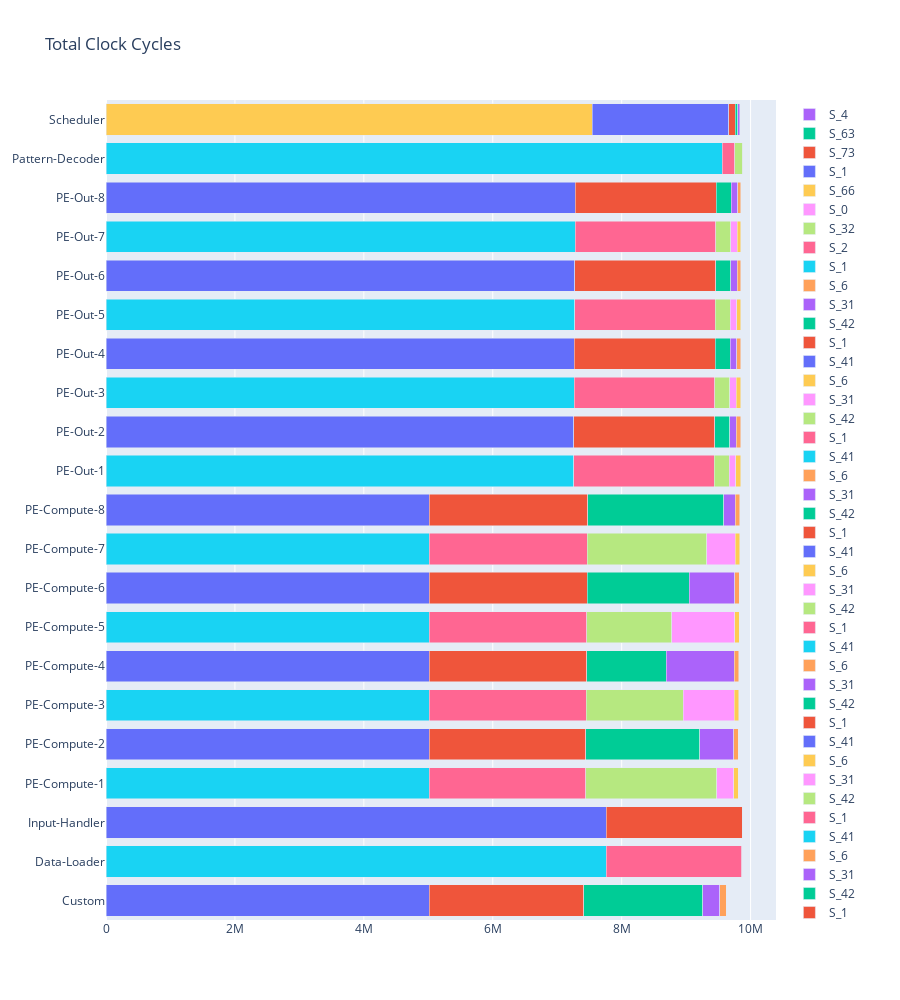

This figure's notebook cell:
### Code cell
import plotly.graph_objects as go

def plot_profiles(folder, show_all=False, show_x=1):
  def plot_h(df):
    for index, row in df.iterrows():
      for col in df.columns:
        if not col.startswith("T_"):
          row = row.drop([col])

      T_rows = [row.split("_")[1] for row in df.columns if row.startswith("T_")]
      T_rows = list(set(T_rows))
      T_rows = sorted(T_rows)
      all_data = []
      for T_row in T_rows:
        all_T_row_cols = [row for row in df.columns if row.startswith("T_" + T_row)]
        ndf = df[all_T_row_cols].sort_values(by=0, axis=1, ascending=True)

        ndf = ndf.iloc[index]
        ndf = ndf.rename(T_row)
        ndf = ndf.to_frame().T
        ndf = ndf.T.nlargest(5, T_row).T  # Select top 5 values
        legends = [
          i.replace("T_", "").replace(T_row, "S") for i in list(ndf.columns)
        ]

        total_cycles = ndf.sum(axis=1).values[0]
        for legend, value in zip(legends, ndf.values[0]):
          percentage = (value / total_cycles) * 100
          all_data.append((T_row, legend, value, percentage))

      fig = go.Figure()
      for T_row, legend, value, percentage in all_data:
        fig.add_trace(go.Bar(
          y=[T_row],
          x=[value],
          orientation='h',
          name=legend,
          hovertext=f'{legend}: {value} ({percentage:.2f}%)',
          hoverinfo='text'
        ))

      fig.update_layout(
        title="Total Clock Cycles",
        barmode='stack',
        height=1000  # Adjust the height as needed
      )

      fig.update_traces(
        hoverlabel=dict(font=dict(color='black'))
      )

      fig.show()

  profs = sorted(os.listdir(folder), key=lambda x: os.path.getctime(folder + x))
  profs.reverse()
  for prof in profs:
    filename = folder + prof
    df = pd.read_csv(filename, sep=",", header=0)
    print(prof)
    plot_h(df)
    show_x -= 1
    if show_x == 0 and not show_all:
      break

folder = "/home/jude/Workspace/SECDA-TFLite_v1.2/tensorflow/.data/"
# Example usage
plot_profiles(folder, show_all=False, show_x=1)

### Figure 1 — Plotly figure (JSON) as saved in the notebook; plotly's stock layout.template omitted (floating-point values rounded to 4 significant figures)
{"data": [{"hoverinfo": "text", "hoverlabel": {"font": {"color": "black"}}, "hovertext": "S_166010: 5011200 (52.06%)", "name": "S_166010", "orientation": "h", "type": "bar", "x": [5011200], "y": ["Custom"]}, {"hoverinfo": "text", "hoverlabel": {"font": {"color": "black"}}, "hovertext": "S_166007: 2402304 (24.96%)", "name": "S_166007", "orientation": "h", "type": "bar", "x": [2402304], "y": ["Custom"]}, {"hoverinfo": "text", "hoverlabel": {"font": {"color": "black"}}, "hovertext": "S_301006: 1841984 (19.14%)", "name": "S_301006", "orientation": "h", "type": "bar", "x": [1841984], "y": ["Custom"]}, {"hoverinfo": "text", "hoverlabel": {"font": {"color": "black"}}, "hovertext": "S_301002: 263296 (2.74%)", "name": "S_301002", "orientation": "h", "type": "bar", "x": [263296], "y": ["Custom"]}, {"hoverinfo": "text", "hoverlabel": {"font": {"color": "black"}}, "hovertext": "S_173006: 106496 (1.11%)", "name": "S_173006", "orientation": "h", "type": "bar", "x": [106496], "y": ["Custom"]}, {"hoverinfo": "text", "hoverlabel": {"font": {"color": "black"}}, "hovertext": "S_1: 7758875 (78.58%)", "name": "S_1", "orientation": "h", "type": "bar", "x": [7758875], "y": ["Data-Loader"]}, {"hoverinfo": "text", "hoverlabel": {"font": {"color": "black"}}, "hovertext": "S_3: 2105344 (21.32%)", "name": "S_3", "orientation": "h", "type": "bar", "x": [2105344], "y": ["Data-Loader"]}, {"hoverinfo": "text", "hoverlabel": {"font": {"color": "black"}}, "hovertext": "S_4: 8192 (0.08%)", "name": "S_4", "orientation": "h", "type": "bar", "x": [8192], "y": ["Data-Loader"]}, {"hoverinfo": "text", "hoverlabel": {"font": {"color": "black"}}, "hovertext": "S_5: 704 (0.01%)", "name": "S_5", "orientation": "h", "type": "bar", "x": [704], "y": ["Data-Loader"]}, {"hoverinfo": "text", "hoverlabel": {"font": {"color": "black"}}, "hovertext": "S_6: 576 (0.01%)", "name": "S_6", "orientation": "h", "type": "bar", "x": [576], "y": ["Data-Loader"]}, {"hoverinfo": "text", "hoverlabel": {"font": {"color": "black"}}, "hovertext": "S_4: 7756928 (78.56%)", "name": "S_4", "orientation": "h", "type": "bar", "x": [7756928], "y": ["Input-Handler"]}, {"hoverinfo": "text", "hoverlabel": {"font": {"color": "black"}}, "hovertext": "S_3: 2115648 (21.43%)", "name": "S_3", "orientation": "h", "type": "bar", "x": [2115648], "y": ["Input-Handler"]}, {"hoverinfo": "text", "hoverlabel": {"font": {"color": "black"}}, "hovertext": "S_1: 1792 (0.02%)", "name": "S_1", "orientation": "h", "type": "bar", "x": [1792], "y": ["Input-Handler"]}, {"hoverinfo": "text", "hoverlabel": {"font": {"color": "black"}}, "hovertext": "S_2: 27 (0.00%)", "name": "S_2", "orientation": "h", "type": "bar", "x": [27], "y": ["Input-Handler"]}, {"hoverinfo": "text", "hoverlabel": {"font": {"color": "black"}}, "hovertext": "S_0: 1 (0.00%)", "name": "S_0", "orientation": "h", "type": "bar", "x": [1], "y": ["Input-Handler"]}, {"hoverinfo": "text", "hoverlabel": {"font": {"color": "black"}}, "hovertext": "S_10: 5011200 (51.10%)", "name": "S_10", "orientation": "h", "type": "bar", "x": [5011200], "y": ["PE-Compute-1"]}, {"hoverinfo": "text", "hoverlabel": {"font": {"color": "black"}}, "hovertext": "S_7: 2430976 (24.79%)", "name": "S_7", "orientation": "h", "type": "bar", "x": [2430976], "y": ["PE-Compute-1"]}, {"hoverinfo": "text", "hoverlabel": {"font": {"color": "black"}}, "hovertext": "S_6: 2030208 (20.70%)", "name": "S_6", "orientation": "h", "type": "bar", "x": [2030208], "y": ["PE-Compute-1"]}, {"hoverinfo": "text", "hoverlabel": {"font": {"color": "black"}}, "hovertext": "S_2: 264448 (2.70%)", "name": "S_2", "orientation": "h", "type": "bar", "x": [264448], "y": ["PE-Compute-1"]}, {"hoverinfo": "text", "hoverlabel": {"font": {"color": "black"}}, "hovertext": "S_9: 69888 (0.71%)", "name": "S_9", "orientation": "h", "type": "bar", "x": [69888], "y": ["PE-Compute-1"]}, {"hoverinfo": "text", "hoverlabel": {"font": {"color": "black"}}, "hovertext": "S_10: 5011200 (51.08%)", "name": "S_10", "orientation": "h", "type": "bar", "x": [5011200], "y": ["PE-Compute-2"]}, {"hoverinfo": "text", "hoverlabel": {"font": {"color": "black"}}, "hovertext": "S_7: 2435072 (24.82%)", "name": "S_7", "orientation": "h", "type": "bar", "x": [2435072], "y": ["PE-Compute-2"]}, {"hoverinfo": "text", "hoverlabel": {"font": {"color": "black"}}, "hovertext": "S_6: 1766016 (18.00%)", "name": "S_6", "orientation": "h", "type": "bar", "x": [1766016], "y": ["PE-Compute-2"]}, {"hoverinfo": "text", "hoverlabel": {"font": {"color": "black"}}, "hovertext": "S_2: 528640 (5.39%)", "name": "S_2", "orientation": "h", "type": "bar", "x": [528640], "y": ["PE-Compute-2"]}, {"hoverinfo": "text", "hoverlabel": {"font": {"color": "black"}}, "hovertext": "S_9: 69888 (0.71%)", "name": "S_9", "orientation": "h", "type": "bar", "x": [69888], "y": ["PE-Compute-2"]}, {"hoverinfo": "text", "hoverlabel": {"font": {"color": "black"}}, "hovertext": "S_10: 5011200 (51.06%)", "name": "S_10", "orientation": "h", "type": "bar", "x": [5011200], "y": ["PE-Compute-3"]}, {"hoverinfo": "text", "hoverlabel": {"font": {"color": "black"}}, "hovertext": "S_7: 2439168 (24.85%)", "name": "S_7", "orientation": "h", "type": "bar", "x": [2439168], "y": ["PE-Compute-3"]}, {"hoverinfo": "text", "hoverlabel": {"font": {"color": "black"}}, "hovertext": "S_6: 1501824 (15.30%)", "name": "S_6", "orientation": "h", "type": "bar", "x": [1501824], "y": ["PE-Compute-3"]}, {"hoverinfo": "text", "hoverlabel": {"font": {"color": "black"}}, "hovertext": "S_2: 792832 (8.08%)", "name": "S_2", "orientation": "h", "type": "bar", "x": [792832], "y": ["PE-Compute-3"]}, {"hoverinfo": "text", "hoverlabel": {"font": {"color": "black"}}, "hovertext": "S_9: 69888 (0.71%)", "name": "S_9", "orientation": "h", "type": "bar", "x": [69888], "y": ["PE-Compute-3"]}, {"hoverinfo": "text", "hoverlabel": {"font": {"color": "black"}}, "hovertext": "S_10: 5011200 (51.04%)", "name": "S_10", "orientation": "h", "type": "bar", "x": [5011200], "y": ["PE-Compute-4"]}, {"hoverinfo": "text", "hoverlabel": {"font": {"color": "black"}}, "hovertext": "S_7: 2443264 (24.88%)", "name": "S_7", "orientation": "h", "type": "bar", "x": [2443264], "y": ["PE-Compute-4"]}, {"hoverinfo": "text", "hoverlabel": {"font": {"color": "black"}}, "hovertext": "S_6: 1237632 (12.60%)", "name": "S_6", "orientation": "h", "type": "bar", "x": [1237632], "y": ["PE-Compute-4"]}, {"hoverinfo": "text", "hoverlabel": {"font": {"color": "black"}}, "hovertext": "S_2: 1057024 (10.77%)", "name": "S_2", "orientation": "h", "type": "bar", "x": [1057024], "y": ["PE-Compute-4"]}, {"hoverinfo": "text", "hoverlabel": {"font": {"color": "black"}}, "hovertext": "S_9: 69888 (0.71%)", "name": "S_9", "orientation": "h", "type": "bar", "x": [69888], "y": ["PE-Compute-4"]}, {"hoverinfo": "text", "hoverlabel": {"font": {"color": "black"}}, "hovertext": "S_10: 5011200 (51.01%)", "name": "S_10", "orientation": "h", "type": "bar", "x": [5011200], "y": ["PE-Compute-5"]}, {"hoverinfo": "text", "hoverlabel": {"font": {"color": "black"}}, "hovertext": "S_7: 2447360 (24.91%)", "name": "S_7", "orientation": "h", "type": "bar", "x": [2447360], "y": ["PE-Compute-5"]}, {"hoverinfo": "text", "hoverlabel": {"font": {"color": "black"}}, "hovertext": "S_2: 1321216 (13.45%)", "name": "S_2", "orientation": "h", "type": "bar", "x": [1321216], "y": ["PE-Compute-5"]}, {"hoverinfo": "text", "hoverlabel": {"font": {"color": "black"}}, "hovertext": "S_6: 973440 (9.91%)", "name": "S_6", "orientation": "h", "type": "bar", "x": [973440], "y": ["PE-Compute-5"]}, {"hoverinfo": "text", "hoverlabel": {"font": {"color": "black"}}, "hovertext": "S_9: 69888 (0.71%)", "name": "S_9", "orientation": "h", "type": "bar", "x": [69888], "y": ["PE-Compute-5"]}, {"hoverinfo": "text", "hoverlabel": {"font": {"color": "black"}}, "hovertext": "S_10: 5011200 (50.99%)", "name": "S_10", "orientation": "h", "type": "bar", "x": [5011200], "y": ["PE-Compute-6"]}, {"hoverinfo": "text", "hoverlabel": {"font": {"color": "black"}}, "hovertext": "S_7: 2451456 (24.95%)", "name": "S_7", "orientation": "h", "type": "bar", "x": [2451456], "y": ["PE-Compute-6"]}, {"hoverinfo": "text", "hoverlabel": {"font": {"color": "black"}}, "hovertext": "S_2: 1585408 (16.13%)", "name": "S_2", "orientation": "h", "type": "bar", "x": [1585408], "y": ["PE-Compute-6"]}, {"hoverinfo": "text", "hoverlabel": {"font": {"color": "black"}}, "hovertext": "S_6: 709248 (7.22%)", "name": "S_6", "orientation": "h", "type": "bar", "x": [709248], "y": ["PE-Compute-6"]}, {"hoverinfo": "text", "hoverlabel": {"font": {"color": "black"}}, "hovertext": "S_9: 69888 (0.71%)", "name": "S_9", "orientation": "h", "type": "bar", "x": [69888], "y": ["PE-Compute-6"]}, {"hoverinfo": "text", "hoverlabel": {"font": {"color": "black"}}, "hovertext": "S_10: 5011200 (50.97%)", "name": "S_10", "orientation": "h", "type": "bar", "x": [5011200], "y": ["PE-Compute-7"]}, {"hoverinfo": "text", "hoverlabel": {"font": {"color": "black"}}, "hovertext": "S_7: 2455552 (24.98%)", "name": "S_7", "orientation": "h", "type": "bar", "x": [2455552], "y": ["PE-Compute-7"]}, {"hoverinfo": "text", "hoverlabel": {"font": {"color": "black"}}, "hovertext": "S_2: 1849600 (18.81%)", "name": "S_2", "orientation": "h", "type": "bar", "x": [1849600], "y": ["PE-Compute-7"]}, {"hoverinfo": "text", "hoverlabel": {"font": {"color": "black"}}, "hovertext": "S_6: 445056 (4.53%)", "name": "S_6", "orientation": "h", "type": "bar", "x": [445056], "y": ["PE-Compute-7"]}, {"hoverinfo": "text", "hoverlabel": {"font": {"color": "black"}}, "hovertext": "S_9: 69888 (0.71%)", "name": "S_9", "orientation": "h", "type": "bar", "x": [69888], "y": ["PE-Compute-7"]}, {"hoverinfo": "text", "hoverlabel": {"font": {"color": "black"}}, "hovertext": "S_10: 5011200 (50.95%)", "name": "S_10", "orientation": "h", "type": "bar", "x": [5011200], "y": ["PE-Compute-8"]}, {"hoverinfo": "text", "hoverlabel": {"font": {"color": "black"}}, "hovertext": "S_7: 2459648 (25.01%)", "name": "S_7", "orientation": "h", "type": "bar", "x": [2459648], "y": ["PE-Compute-8"]}, {"hoverinfo": "text", "hoverlabel": {"font": {"color": "black"}}, "hovertext": "S_2: 2113792 (21.49%)", "name": "S_2", "orientation": "h", "type": "bar", "x": [2113792], "y": ["PE-Compute-8"]}, {"hoverinfo": "text", "hoverlabel": {"font": {"color": "black"}}, "hovertext": "S_6: 180864 (1.84%)", "name": "S_6", "orientation": "h", "type": "bar", "x": [180864], "y": ["PE-Compute-8"]}, {"hoverinfo": "text", "hoverlabel": {"font": {"color": "black"}}, "hovertext": "S_9: 69888 (0.71%)", "name": "S_9", "orientation": "h", "type": "bar", "x": [69888], "y": ["PE-Compute-8"]}, {"hoverinfo": "text", "hoverlabel": {"font": {"color": "black"}}, "hovertext": "S_41: 7253056 (73.68%)", "name": "S_41", "orientation": "h", "type": "bar", "x": [7253056], "y": ["PE-Out-1"]}, {"hoverinfo": "text", "hoverlabel": {"font": {"color": "black"}}, "hovertext": "S_1: 2185179 (22.20%)", "name": "S_1", "orientation": "h", "type": "bar", "x": [2185179], "y": ["PE-Out-1"]}, {"hoverinfo": "text", "hoverlabel": {"font": {"color": "black"}}, "hovertext": "S_42: 230400 (2.34%)", "name": "S_42", "orientation": "h", "type": "bar", "x": [230400], "y": ["PE-Out-1"]}, {"hoverinfo": "text", "hoverlabel": {"font": {"color": "black"}}, "hovertext": "S_31: 101376 (1.03%)", "name": "S_31", "orientation": "h", "type": "bar", "x": [101376], "y": ["PE-Out-1"]}, {"hoverinfo": "text", "hoverlabel": {"font": {"color": "black"}}, "hovertext": "S_6: 73728 (0.75%)", "name": "S_6", "orientation": "h", "type": "bar", "x": [73728], "y": ["PE-Out-1"]}, {"hoverinfo": "text", "hoverlabel": {"font": {"color": "black"}}, "hovertext": "S_41: 7257152 (73.72%)", "name": "S_41", "orientation": "h", "type": "bar", "x": [7257152], "y": ["PE-Out-2"]}, {"hoverinfo": "text", "hoverlabel": {"font": {"color": "black"}}, "hovertext": "S_1: 2185179 (22.20%)", "name": "S_1", "orientation": "h", "type": "bar", "x": [2185179], "y": ["PE-Out-2"]}, {"hoverinfo": "text", "hoverlabel": {"font": {"color": "black"}}, "hovertext": "S_42: 230400 (2.34%)", "name": "S_42", "orientation": "h", "type": "bar", "x": [230400], "y": ["PE-Out-2"]}, {"hoverinfo": "text", "hoverlabel": {"font": {"color": "black"}}, "hovertext": "S_31: 101376 (1.03%)", "name": "S_31", "orientation": "h", "type": "bar", "x": [101376], "y": ["PE-Out-2"]}, {"hoverinfo": "text", "hoverlabel": {"font": {"color": "black"}}, "hovertext": "S_6: 69632 (0.71%)", "name": "S_6", "orientation": "h", "type": "bar", "x": [69632], "y": ["PE-Out-2"]}, {"hoverinfo": "text", "hoverlabel": {"font": {"color": "black"}}, "hovertext": "S_41: 7261248 (73.77%)", "name": "S_41", "orientation": "h", "type": "bar", "x": [7261248], "y": ["PE-Out-3"]}, {"hoverinfo": "text", "hoverlabel": {"font": {"color": "black"}}, "hovertext": "S_1: 2185179 (22.20%)", "name": "S_1", "orientation": "h", "type": "bar", "x": [2185179], "y": ["PE-Out-3"]}, {"hoverinfo": "text", "hoverlabel": {"font": {"color": "black"}}, "hovertext": "S_42: 230400 (2.34%)", "name": "S_42", "orientation": "h", "type": "bar", "x": [230400], "y": ["PE-Out-3"]}, {"hoverinfo": "text", "hoverlabel": {"font": {"color": "black"}}, "hovertext": "S_31: 101376 (1.03%)", "name": "S_31", "orientation": "h", "type": "bar", "x": [101376], "y": ["PE-Out-3"]}, {"hoverinfo": "text", "hoverlabel": {"font": {"color": "black"}}, "hovertext": "S_6: 65536 (0.67%)", "name": "S_6", "orientation": "h", "type": "bar", "x": [65536], "y": ["PE-Out-3"]}, {"hoverinfo": "text", "hoverlabel": {"font": {"color": "black"}}, "hovertext": "S_41: 7265344 (73.81%)", "name": "S_41", "orientation": "h", "type": "bar", "x": [7265344], "y": ["PE-Out-4"]}, {"hoverinfo": "text", "hoverlabel": {"font": {"color": "black"}}, "hovertext": "S_1: 2185179 (22.20%)", "name": "S_1", "orientation": "h", "type": "bar", "x": [2185179], "y": ["PE-Out-4"]}, {"hoverinfo": "text", "hoverlabel": {"font": {"color": "black"}}, "hovertext": "S_42: 230400 (2.34%)", "name": "S_42", "orientation": "h", "type": "bar", "x": [230400], "y": ["PE-Out-4"]}, {"hoverinfo": "text", "hoverlabel": {"font": {"color": "black"}}, "hovertext": "S_31: 101376 (1.03%)", "name": "S_31", "orientation": "h", "type": "bar", "x": [101376], "y": ["PE-Out-4"]}, {"hoverinfo": "text", "hoverlabel": {"font": {"color": "black"}}, "hovertext": "S_6: 61440 (0.62%)", "name": "S_6", "orientation": "h", "type": "bar", "x": [61440], "y": ["PE-Out-4"]}, {"hoverinfo": "text", "hoverlabel": {"font": {"color": "black"}}, "hovertext": "S_41: 7269440 (73.85%)", "name": "S_41", "orientation": "h", "type": "bar", "x": [7269440], "y": ["PE-Out-5"]}, {"hoverinfo": "text", "hoverlabel": {"font": {"color": "black"}}, "hovertext": "S_1: 2185179 (22.20%)", "name": "S_1", "orientation": "h", "type": "bar", "x": [2185179], "y": ["PE-Out-5"]}, {"hoverinfo": "text", "hoverlabel": {"font": {"color": "black"}}, "hovertext": "S_42: 230400 (2.34%)", "name": "S_42", "orientation": "h", "type": "bar", "x": [230400], "y": ["PE-Out-5"]}, {"hoverinfo": "text", "hoverlabel": {"font": {"color": "black"}}, "hovertext": "S_31: 101376 (1.03%)", "name": "S_31", "orientation": "h", "type": "bar", "x": [101376], "y": ["PE-Out-5"]}, {"hoverinfo": "text", "hoverlabel": {"font": {"color": "black"}}, "hovertext": "S_6: 57344 (0.58%)", "name": "S_6", "orientation": "h", "type": "bar", "x": [57344], "y": ["PE-Out-5"]}, {"hoverinfo": "text", "hoverlabel": {"font": {"color": "black"}}, "hovertext": "S_41: 7273536 (73.89%)", "name": "S_41", "orientation": "h", "type": "bar", "x": [7273536], "y": ["PE-Out-6"]}, {"hoverinfo": "text", "hoverlabel": {"font": {"color": "black"}}, "hovertext": "S_1: 2185179 (22.20%)", "name": "S_1", "orientation": "h", "type": "bar", "x": [2185179], "y": ["PE-Out-6"]}, {"hoverinfo": "text", "hoverlabel": {"font": {"color": "black"}}, "hovertext": "S_42: 230400 (2.34%)", "name": "S_42", "orientation": "h", "type": "bar", "x": [230400], "y": ["PE-Out-6"]}, {"hoverinfo": "text", "hoverlabel": {"font": {"color": "black"}}, "hovertext": "S_31: 101376 (1.03%)", "name": "S_31", "orientation": "h", "type": "bar", "x": [101376], "y": ["PE-Out-6"]}, {"hoverinfo": "text", "hoverlabel": {"font": {"color": "black"}}, "hovertext": "S_6: 53248 (0.54%)", "name": "S_6", "orientation": "h", "type": "bar", "x": [53248], "y": ["PE-Out-6"]}, {"hoverinfo": "text", "hoverlabel": {"font": {"color": "black"}}, "hovertext": "S_41: 7277632 (73.93%)", "name": "S_41", "orientation": "h", "type": "bar", "x": [7277632], "y": ["PE-Out-7"]}, {"hoverinfo": "text", "hoverlabel": {"font": {"color": "black"}}, "hovertext": "S_1: 2185179 (22.20%)", "name": "S_1", "orientation": "h", "type": "bar", "x": [2185179], "y": ["PE-Out-7"]}, {"hoverinfo": "text", "hoverlabel": {"font": {"color": "black"}}, "hovertext": "S_42: 230400 (2.34%)", "name": "S_42", "orientation": "h", "type": "bar", "x": [230400], "y": ["PE-Out-7"]}, {"hoverinfo": "text", "hoverlabel": {"font": {"color": "black"}}, "hovertext": "S_31: 101376 (1.03%)", "name": "S_31", "orientation": "h", "type": "bar", "x": [101376], "y": ["PE-Out-7"]}, {"hoverinfo": "text", "hoverlabel": {"font": {"color": "black"}}, "hovertext": "S_6: 49152 (0.50%)", "name": "S_6", "orientation": "h", "type": "bar", "x": [49152], "y": ["PE-Out-7"]}, {"hoverinfo": "text", "hoverlabel": {"font": {"color": "black"}}, "hovertext": "S_41: 7281728 (73.97%)", "name": "S_41", "orientation": "h", "type": "bar", "x": [7281728], "y": ["PE-Out-8"]}, {"hoverinfo": "text", "hoverlabel": {"font": {"color": "black"}}, "hovertext": "S_1: 2185179 (22.20%)", "name": "S_1", "orientation": "h", "type": "bar", "x": [2185179], "y": ["PE-Out-8"]}, {"hoverinfo": "text", "hoverlabel": {"font": {"color": "black"}}, "hovertext": "S_42: 230400 (2.34%)", "name": "S_42", "orientation": "h", "type": "bar", "x": [230400], "y": ["PE-Out-8"]}, {"hoverinfo": "text", "hoverlabel": {"font": {"color": "black"}}, "hovertext": "S_31: 101376 (1.03%)", "name": "S_31", "orientation": "h", "type": "bar", "x": [101376], "y": ["PE-Out-8"]}, {"hoverinfo": "text", "hoverlabel": {"font": {"color": "black"}}, "hovertext": "S_6: 45056 (0.46%)", "name": "S_6", "orientation": "h", "type": "bar", "x": [45056], "y": ["PE-Out-8"]}, {"hoverinfo": "text", "hoverlabel": {"font": {"color": "black"}}, "hovertext": "S_1: 9558491 (96.80%)", "name": "S_1", "orientation": "h", "type": "bar", "x": [9558491], "y": ["Pattern-Decoder"]}, {"hoverinfo": "text", "hoverlabel": {"font": {"color": "black"}}, "hovertext": "S_2: 196608 (1.99%)", "name": "S_2", "orientation": "h", "type": "bar", "x": [196608], "y": ["Pattern-Decoder"]}, {"hoverinfo": "text", "hoverlabel": {"font": {"color": "black"}}, "hovertext": "S_32: 119296 (1.21%)", "name": "S_32", "orientation": "h", "type": "bar", "x": [119296], "y": ["Pattern-Decoder"]}, {"hoverinfo": "text", "hoverlabel": {"font": {"color": "black"}}, "hovertext": "S_0: 1 (0.00%)", "name": "S_0", "orientation": "h", "type": "bar", "x": [1], "y": ["Pattern-Decoder"]}, {"hoverinfo": "text", "hoverlabel": {"font": {"color": "black"}}, "hovertext": "S_66: 7540736 (76.72%)", "name": "S_66", "orientation": "h", "type": "bar", "x": [7540736], "y": ["Scheduler"]}, {"hoverinfo": "text", "hoverlabel": {"font": {"color": "black"}}, "hovertext": "S_1: 2117593 (21.54%)", "name": "S_1", "orientation": "h", "type": "bar", "x": [2117593], "y": ["Scheduler"]}, {"hoverinfo": "text", "hoverlabel": {"font": {"color": "black"}}, "hovertext": "S_73: 106496 (1.08%)", "name": "S_73", "orientation": "h", "type": "bar", "x": [106496], "y": ["Scheduler"]}, {"hoverinfo": "text", "hoverlabel": {"font": {"color": "black"}}, "hovertext": "S_63: 32768 (0.33%)", "name": "S_63", "orientation": "h", "type": "bar", "x": [32768], "y": ["Scheduler"]}, {"hoverinfo": "text", "hoverlabel": {"font": {"color": "black"}}, "hovertext": "S_4: 31360 (0.32%)", "name": "S_4", "orientation": "h", "type": "bar", "x": [31360], "y": ["Scheduler"]}], "layout": {"barmode": "stack", "height": 1000, "title": {"text": "Total Clock Cycles"}}}
